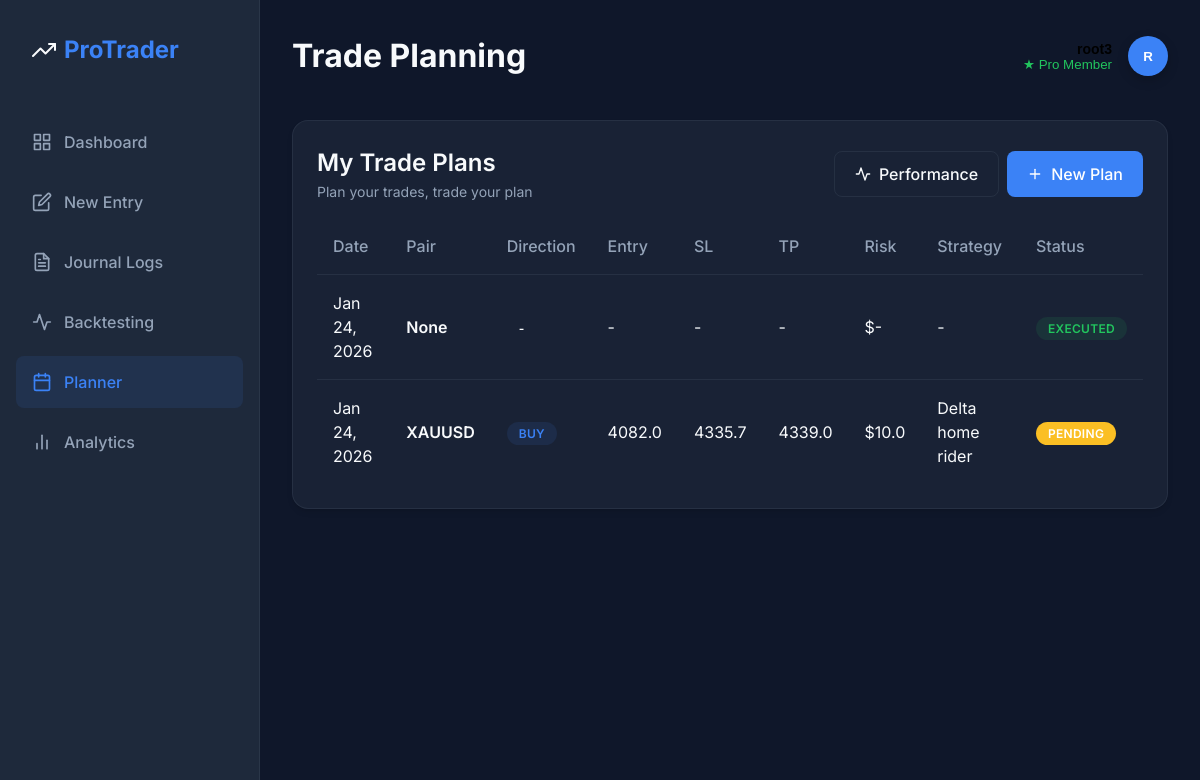
Page /planner/trade-plans (signed in) on the committed database.
### app/models.py (models this page shows, shortened)
class User(UserMixin, db.Model):
    __tablename__ = 'user'
    id = db.Column(db.Integer, primary_key=True)
    username = db.Column(db.String(80), unique=True, nullable=False)
    password_hash = db.Column(db.String(128))
    created_at = db.Column(db.DateTime, default=datetime.utcnow)
    subscription = db.relationship('Subscription', backref='user', uselist=False)
    @property
    def is_pro(self):
        return self.subscription is not None and \
               self.subscription.plan_type == 'pro' and \
               self.subscription.is_active

class Planner(db.Model):
    __tablename__ = 'planners'
    id = db.Column(db.Integer, primary_key=True)
    user_id = db.Column(db.Integer, db.ForeignKey('user.id'), nullable=False)
    date = db.Column(db.Date, default=datetime.utcnow)
    pair = db.Column(db.String(20))  # e.g., XAUUSD
    direction = db.Column(db.String(10))  # buy/sell
    entry_price = db.Column(db.Float)
    stop_loss = db.Column(db.Float)
    take_profit = db.Column(db.Float)
    risk_amount = db.Column(db.Float)
    strategy = db.Column(db.String(100))  # e.g., "Breakout Strategy"
    goal = db.Column(db.String(255))  # What you want to achieve today
    analysis = db.Column(db.Text)  # Pre-trade analysis/reasoning
    completed = db.Column(db.Boolean, default=False)
    executed_trade_id = db.Column(db.Integer, db.ForeignKey('journal_entries.id'), nullable=True)
    reflection = db.Column(db.Text)  # Did you follow the plan?
    tasks = db.Column(db.Text)

### app/planner/routes.py (the view)
@planner_bp.route('/trade-plans')
@login_required
def trade_plans():
    plans = Planner.query.filter_by(user_id=current_user.id).order_by(Planner.date.desc()).all()
    return render_template('trade_plans_list.html', plans=plans)

### app/__init__.py (called while the page is built)
def create_app():
    app = Flask(__name__, template_folder="templates", static_folder="static")
    app.config.from_object(Config)
    db.init_app(app)
    from flask_login import LoginManager
    login_manager = LoginManager()
    login_manager.login_view = 'auth.login'
    login_manager.init_app(app)
    from app.models import User
    @login_manager.user_loader
    def load_user(user_id):
        return User.query.get(int(user_id))
    app.register_blueprint(main_bp)
    app.register_blueprint(journal_bp, url_prefix='/journal')
    app.register_blueprint(backtest_bp, url_prefix='/backtest')
    app.register_blueprint(planner_bp) # url prefix handles inside
    from app.analytics import analytics_bp
    app.register_blueprint(analytics_bp, url_prefix='/analytics')
    from app.auth.routes import auth_bp
    app.register_blueprint(auth_bp, url_prefix='/auth')
    return app

### app/templates/trade_plans_list.html (shortened to what this page needs)
{% extends "base.html" %}
{% block header %}Trade Planning{% endblock %}
{% block content %}
<div class="card">
    <div class="flex justify-between items-center mb-4">
        <div>
            <h2 class="text-xl font-bold">My Trade Plans</h2>
            <p class="text-sm text-muted">Plan your trades, trade your plan</p>
        </div>
        <div class="flex gap-2">
            <a href="{{ url_for('planner.performance') }}" class="btn btn-outline">
                <svg xmlns="http://www.w3.org/2000/svg" width="16" height="16" viewBox="0 0 24 24" fill="none"
                    stroke="currentColor" stroke-width="2" stroke-linecap="round" stroke-linejoin="round"
                    style="margin-right: 8px;">
                    <polyline points="22 12 18 12 15 21 9 3 6 12 2 12"></polyline>
                </svg>
                Performance
            </a>
            <a href="{{ url_for('planner.new_trade_plan') }}" class="btn btn-primary">
                <svg xmlns="http://www.w3.org/2000/svg" width="16" height="16" viewBox="0 0 24 24" fill="none"
                    stroke="currentColor" stroke-width="2" stroke-linecap="round" stroke-linejoin="round"
                    style="margin-right: 8px;">
                    <line x1="12" y1="5" x2="12" y2="19"></line>
                    <line x1="5" y1="12" x2="19" y2="12"></line>
                </svg>
                New Plan
            </a>
        </div>
    </div>
    {% if plans %}
    <div class="table-container">
        <table class="table">
            <thead>
                <tr>
                    <th>Date</th>
                    <th>Pair</th>
                    <th>Direction</th>
                    <th>Entry</th>
                    <th>SL</th>
                    <th>TP</th>
                    <th>Risk</th>
                    <th>Strategy</th>
                    <th>Status</th>
                </tr>
            </thead>
            <tbody>
                {% for plan in plans %}
                <tr>
                    <td class="text-muted">{{ plan.date.strftime('%b %d, %Y') }}</td>
                    <td class="font-bold">{{ plan.pair }}</td>
                    <td>
                        <span class="badge badge-{{ plan.direction.lower() if plan.direction else 'default' }}">
                            {{ plan.direction or '-' }}
                        </span>
                    </td>
                    <td>{{ plan.entry_price or '-' }}</td>
                    <td>{{ plan.stop_loss or '-' }}</td>
                    <td>{{ plan.take_profit or '-' }}</td>
                    <td>${{ plan.risk_amount or '-' }}</td>
                    <td>{{ plan.strategy or '-' }}</td>
                    <td>
                        {% if plan.completed %}
                        <span class="badge badge-win">Executed</span>
                        {% else %}
                        <span class="badge" style="background: #fbbf24; color: white;">Pending</span>
                        {% endif %}
                    </td>
                </tr>
                {% endfor %}
            </tbody>
        </table>
    </div>
    {% else %}
    <div class="text-center py-5">
        <p class="text-muted mb-4">No trade plans yet. Start planning your trades!</p>
        <a href="{{ url_for('planner.new_trade_plan') }}" class="btn btn-primary">Create Your First Plan</a>
    </div>
    {% endif %}
</div>
{% endblock %}

### app/templates/base.html (shortened to what this page needs)
<!doctype html>
<html lang="en">
<head>
    <link rel="stylesheet" href="{{ url_for('static', filename='css/main.css') }}">
</head>
<body>
    <div class="app-container">
        <aside class="sidebar" id="sidebar">
            <div class="sidebar-logo">
                <span class="logo-text">Pro<span>Trader</span></span>
            </div>
            <nav class="nav-links">
                <a href="{{ url_for('main.index') }}" title="Dashboard"
                    class="nav-link {% if request.endpoint == 'main.index' %}active{% endif %}">
                    <span class="link-text">Dashboard</span>
                </a>
                <a href="{{ url_for('journal.new_journal_entry') }}" title="New Entry"
                    class="nav-link {% if request.endpoint == 'journal.new_journal_entry' %}active{% endif %}">
                    <span class="link-text">New Entry</span>
                </a>
                <a href="{{ url_for('journal.list_journals') }}" title="Journal Logs"
                    class="nav-link {% if request.endpoint == 'journal.list_journals' %}active{% endif %}">
                    <span class="link-text">Journal Logs</span>
                </a>
                <a href="{{ url_for('backtest.list_backtests') }}" title="Backtesting"
                    class="nav-link {% if 'backtest' in request.endpoint %}active{% endif %}">
                    <svg xmlns="http://www.w3.org/2000/svg" width="24" height="24" viewBox="0 0 24 24" fill="none"
                        stroke="currentColor" stroke-width="2" stroke-linecap="round" stroke-linejoin="round">
                        <polyline points="22 12 18 12 15 21 9 3 6 12 2 12"></polyline>
                    </svg>
                    <span class="link-text">Backtesting</span>
                </a>
                <a href="{{ url_for('planner.planner_home') }}" title="Planner"
                    class="nav-link {% if 'planner' in request.endpoint %}active{% endif %}">
                    <span class="link-text">Planner</span>
                </a>
                <a href="{{ url_for('analytics.dashboard') }}" title="Analytics"
                    class="nav-link {% if 'analytics' in request.endpoint %}active{% endif %}">
                    <svg xmlns="http://www.w3.org/2000/svg" width="24" height="24" viewBox="0 0 24 24" fill="none"
                        stroke="currentColor" stroke-width="2" stroke-linecap="round" stroke-linejoin="round">
                        <line x1="18" y1="20" x2="18" y2="10"></line>
                        <line x1="12" y1="20" x2="12" y2="4"></line>
                        <line x1="6" y1="20" x2="6" y2="14"></line>
                    </svg>
                    <span class="link-text">Analytics</span>
                </a>
            </nav>
            <button id="desktopSidebarToggle" class="btn btn-outline sidebar-toggle-btn">
            </button>
        </aside>
        <main class="main-content">
            <header class="top-header">
                <div class="page-title">
                    {% block header %}{% endblock %}
                </div>
                <div class="user-profile dropdown-container" style="position: relative;">
                    {% if current_user.is_authenticated %}
                    <button id="profileDropdownBtn" class="flex items-center"
                        style="background: none; border: none; cursor: pointer; text-align: right;">
                        <div style="margin-right: 1rem; @media(max-width:600px){display:none;}">
                            <div class="text-sm font-bold" style="color: var(--text-color);">{{ current_user.username }}
                            </div>
                            <div class="text-xs text-muted">
                                {% if current_user.is_pro %}
                                <span style="color: var(--success);">★ Pro Member</span>
                                {% else %}
                                Free Account
                                {% endif %}
                            </div>
                        </div>
                        <div
                            style="width:40px; height:40px; background:var(--accent); border-radius:50%; display: flex; align-items: center; justify-content: center; color: white; font-weight: bold; box-shadow: 0 4px 12px rgba(0,0,0,0.2);">
                            {{ current_user.username[0].upper() }}
                        </div>
                    </button>
                    {% else %}
                    <a href="{{ url_for('auth.login') }}" class="btn btn-primary btn-sm">Login</a>
                    {% endif %}
                </div>
            </header>
            {% block content %}{% endblock %}
        </main>
    </div>
</body>
</html>

### app/static/css/main.css (style rules this page uses)
:root { --bg-body: #0f172a; --bg-sidebar: #1e293b; --bg-card: rgba(30, 41, 59, 0.7); --border-color: rgba(148, 163, 184, 0.1); --text-primary: #f8fafc; --text-secondary: #94a3b8; --accent: #3b82f6; --accent-hover: #2563eb; --success: #22c55e; --danger: #ef4444; --warning: #f59e0b; --sidebar-width: 260px; --header-height: 70px; --shadow-sm: 0 1px 2px 0 rgb(0 0 0 / 0.05); --shadow-md: 0 4px 6px -1px rgb(0 0 0 / 0.1), 0 2px 4px -2px rgb(0 0 0 / 0.1); --shadow-lg: 0 10px 15px -3px rgb(0 0 0 / 0.1), 0 4px 6px -4px rgb(0 0 0 / 0.1); }
* { box-sizing: border-box; margin: 0; padding: 0; }
body { font-family: 'Inter', sans-serif; background-color: var(--bg-body); color: var(--text-primary); line-height: 1.5; overflow-x: hidden; }
.app-container { display: flex; min-height: 100vh; }
.sidebar { width: var(--sidebar-width); background-color: var(--bg-sidebar); border-right: 1px solid var(--border-color); position: fixed; height: 100vh; padding: 2rem 1rem; display: flex; flex-direction: column; z-index: 50; transition: transform 0.3s ease; }
.main-content { flex: 1; margin-left: var(--sidebar-width); padding: 2rem; max-width: 1600px; }
.sidebar-logo { font-size: 1.5rem; font-weight: 700; color: var(--text-primary); margin-bottom: 3rem; padding-left: 1rem; display: flex; align-items: center; gap: 0.5rem; }
.sidebar-logo span { color: var(--accent); }
.nav-links { list-style: none; display: flex; flex-direction: column; gap: 0.5rem; }
.nav-link { display: flex; align-items: center; padding: 0.875rem 1rem; color: var(--text-secondary); text-decoration: none; border-radius: 0.5rem; transition: all 0.2s; font-weight: 500; }
.nav-link:hover, .nav-link.active { background-color: rgba(59, 130, 246, 0.1); color: var(--accent); }
.nav-link svg { margin-right: 0.75rem; width: 20px; height: 20px; }
.top-header { display: flex; justify-content: space-between; align-items: center; margin-bottom: 2.5rem; }
.page-title { font-size: 2rem; font-weight: 700; }
.user-profile { display: flex; align-items: center; gap: 1rem; }
.card { background: var(--bg-card); backdrop-filter: blur(12px); border: 1px solid var(--border-color); border-radius: 1rem; padding: 1.5rem; margin-bottom: 1.5rem; box-shadow: var(--shadow-md); }
.text-sm { font-size: 0.875rem; }
.text-muted { color: var(--text-secondary); }
.font-bold { font-weight: 600; }
.btn { display: inline-flex; align-items: center; justify-content: center; padding: 0.625rem 1.25rem; border-radius: 0.5rem; font-weight: 500; border: none; cursor: pointer; transition: all 0.2s; text-decoration: none; }
.btn-primary { background-color: var(--accent); color: white; }
.btn-outline { background: transparent; border: 1px solid var(--border-color); color: var(--text-primary); }
.table-container { overflow-x: auto; }
.table { width: 100%; border-collapse: separate; border-spacing: 0; }
.table th { text-align: left; padding: 1rem; color: var(--text-secondary); font-weight: 500; border-bottom: 1px solid var(--border-color); }
.table td { padding: 1rem; border-bottom: 1px solid var(--border-color); color: var(--text-primary); }
.table tr:last-child td { border-bottom: none; }
.badge { padding: 0.25rem 0.75rem; border-radius: 9999px; font-size: 0.75rem; font-weight: 600; text-transform: uppercase; letter-spacing: 0.025em; }
.badge-win { background: rgba(34, 197, 94, 0.1); color: var(--success); }
.badge-buy { background: rgba(59, 130, 246, 0.1); color: var(--accent); }
.flex { display: flex; }
.justify-between { justify-content: space-between; }
.items-center { align-items: center; }
.gap-2 { gap: 0.5rem; }
.mb-4 { margin-bottom: 1rem; }
@media (min-width: 769px) { .sidebar { transition: width 0.3s ease; } }
@media (min-width: 769px) { .main-content { transition: margin-left 0.3s ease; } }
@media (min-width: 769px) { .sidebar-toggle-btn { margin-top: auto; justify-content: center; margin-bottom: 1rem; width: 40px; align-self: center; border-color: transparent; color: var(--text-secondary); transition: all 0.2s ease; } }

### rows in the picture
User: username "root3", username "R"
Planner: date "Jan 24, 2026", pair "None", direction "-", entry_price "-", stop_loss "-", take_profit "-", risk_amount "-", strategy "-", completed "EXECUTED"
Planner: date "Jan 24, 2026", pair "XAUUSD", direction "BUY", entry_price "4082.0", stop_loss "4335.7", take_profit "4339.0", risk_amount "10.0", strategy "Delta home rider", completed "PENDING"
